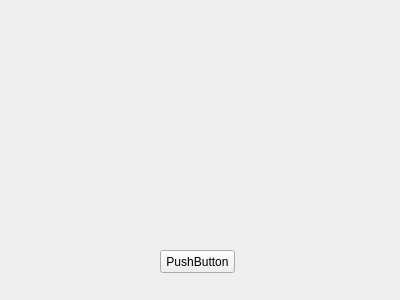
<?xml version="1.0" encoding="UTF-8"?>
<ui version="4.0">
 <class>Widget</class>
 <widget class="QWidget" name="Widget">
  <property name="geometry">
   <rect>
    <x>0</x>
    <y>0</y>
    <width>400</width>
    <height>300</height>
   </rect>
  </property>
  <property name="windowTitle">
   <string>Widget</string>
  </property>
  <widget class="QPushButton" name="pushButton">
   <property name="geometry">
    <rect>
     <x>160</x>
     <y>250</y>
     <width>75</width>
     <height>23</height>
    </rect>
   </property>
   <property name="text">
    <string>PushButton</string>
   </property>
  </widget>
 </widget>
 <layoutdefault spacing="6" margin="11"/>
 <resources/>
 <connections/>
</ui>
